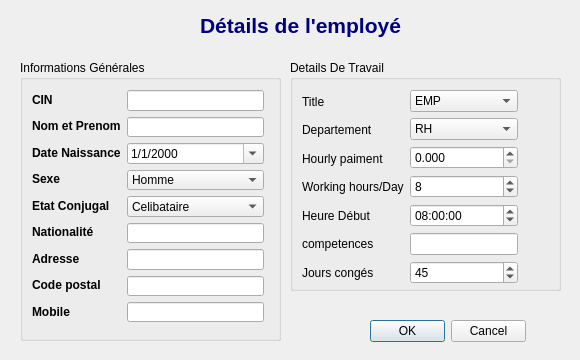
<?xml version="1.0" encoding="UTF-8"?>
<ui version="4.0">
 <class>addemp</class>
 <widget class="QDialog" name="addemp">
  <property name="geometry">
   <rect>
    <x>0</x>
    <y>0</y>
    <width>580</width>
    <height>360</height>
   </rect>
  </property>
  <property name="windowTitle">
   <string>Dialog</string>
  </property>
  <widget class="QGroupBox" name="groupBox">
   <property name="geometry">
    <rect>
     <x>20</x>
     <y>60</y>
     <width>261</width>
     <height>281</height>
    </rect>
   </property>
   <property name="title">
    <string>Informations Générales</string>
   </property>
   <widget class="QWidget" name="layoutWidget">
    <property name="geometry">
     <rect>
      <x>12</x>
      <y>30</y>
      <width>232</width>
      <height>232</height>
     </rect>
    </property>
    <layout class="QHBoxLayout" name="horizontalLayout">
     <item>
      <layout class="QVBoxLayout" name="verticalLayout">
       <item>
        <widget class="QLabel" name="label_16">
         <property name="text">
          <string>&lt;html&gt;&lt;head/&gt;&lt;body&gt;&lt;p&gt;&lt;span style=&quot; font-weight:600;&quot;&gt;CIN&lt;/span&gt;&lt;/p&gt;&lt;/body&gt;&lt;/html&gt;</string>
         </property>
        </widget>
       </item>
       <item>
        <widget class="QLabel" name="label">
         <property name="text">
          <string>&lt;html&gt;&lt;head/&gt;&lt;body&gt;&lt;p&gt;&lt;span style=&quot; font-weight:600;&quot;&gt;Nom et Prenom&lt;/span&gt;&lt;/p&gt;&lt;/body&gt;&lt;/html&gt;</string>
         </property>
        </widget>
       </item>
       <item>
        <widget class="QLabel" name="label_2">
         <property name="text">
          <string>&lt;html&gt;&lt;head/&gt;&lt;body&gt;&lt;p&gt;&lt;span style=&quot; font-weight:600;&quot;&gt;Date Naissance&lt;/span&gt;&lt;/p&gt;&lt;/body&gt;&lt;/html&gt;</string>
         </property>
        </widget>
       </item>
       <item>
        <widget class="QLabel" name="label_11">
         <property name="text">
          <string>&lt;html&gt;&lt;head/&gt;&lt;body&gt;&lt;p&gt;&lt;span style=&quot; font-weight:600;&quot;&gt;Sexe&lt;/span&gt;&lt;/p&gt;&lt;/body&gt;&lt;/html&gt;</string>
         </property>
        </widget>
       </item>
       <item>
        <widget class="QLabel" name="label_12">
         <property name="text">
          <string>&lt;html&gt;&lt;head/&gt;&lt;body&gt;&lt;p&gt;&lt;span style=&quot; font-weight:600;&quot;&gt;Etat Conjugal&lt;/span&gt;&lt;/p&gt;&lt;/body&gt;&lt;/html&gt;</string>
         </property>
        </widget>
       </item>
       <item>
        <widget class="QLabel" name="label_15">
         <property name="text">
          <string>&lt;html&gt;&lt;head/&gt;&lt;body&gt;&lt;p&gt;&lt;span style=&quot; font-weight:600;&quot;&gt;Nationalité&lt;/span&gt;&lt;/p&gt;&lt;/body&gt;&lt;/html&gt;</string>
         </property>
        </widget>
       </item>
       <item>
        <widget class="QLabel" name="label_3">
         <property name="text">
          <string>&lt;html&gt;&lt;head/&gt;&lt;body&gt;&lt;p&gt;&lt;span style=&quot; font-weight:600;&quot;&gt;Adresse&lt;/span&gt;&lt;/p&gt;&lt;/body&gt;&lt;/html&gt;</string>
         </property>
        </widget>
       </item>
       <item>
        <widget class="QLabel" name="label_6">
         <property name="text">
          <string>&lt;html&gt;&lt;head/&gt;&lt;body&gt;&lt;p&gt;&lt;span style=&quot; font-weight:600;&quot;&gt;Code postal&lt;/span&gt;&lt;/p&gt;&lt;/body&gt;&lt;/html&gt;</string>
         </property>
        </widget>
       </item>
       <item>
        <widget class="QLabel" name="label_4">
         <property name="text">
          <string>&lt;html&gt;&lt;head/&gt;&lt;body&gt;&lt;p&gt;&lt;span style=&quot; font-weight:600;&quot;&gt;Mobile&lt;/span&gt;&lt;/p&gt;&lt;/body&gt;&lt;/html&gt;</string>
         </property>
        </widget>
       </item>
      </layout>
     </item>
     <item>
      <layout class="QVBoxLayout" name="verticalLayout_2">
       <item>
        <widget class="QLineEdit" name="cin">
         <property name="text">
          <string/>
         </property>
        </widget>
       </item>
       <item>
        <widget class="QLineEdit" name="nom"/>
       </item>
       <item>
        <widget class="QDateEdit" name="naissance">
         <property name="displayFormat">
          <string>d/M/yyyy</string>
         </property>
         <property name="calendarPopup">
          <bool>true</bool>
         </property>
        </widget>
       </item>
       <item>
        <widget class="QComboBox" name="sex">
         <item>
          <property name="text">
           <string>Homme</string>
          </property>
         </item>
         <item>
          <property name="text">
           <string>Femme</string>
          </property>
         </item>
        </widget>
       </item>
       <item>
        <widget class="QComboBox" name="conjugal">
         <item>
          <property name="text">
           <string>Celibataire</string>
          </property>
         </item>
         <item>
          <property name="text">
           <string>Marrie</string>
          </property>
         </item>
         <item>
          <property name="text">
           <string>Divorce</string>
          </property>
         </item>
         <item>
          <property name="text">
           <string>veuf / veuve</string>
          </property>
         </item>
        </widget>
       </item>
       <item>
        <widget class="QLineEdit" name="nationality"/>
       </item>
       <item>
        <widget class="QLineEdit" name="adress"/>
       </item>
       <item>
        <widget class="QLineEdit" name="zip"/>
       </item>
       <item>
        <widget class="QLineEdit" name="phone"/>
       </item>
      </layout>
     </item>
    </layout>
   </widget>
  </widget>
  <widget class="QLabel" name="label_10">
   <property name="geometry">
    <rect>
     <x>150</x>
     <y>10</y>
     <width>301</width>
     <height>31</height>
    </rect>
   </property>
   <property name="text">
    <string>&lt;html&gt;&lt;head/&gt;&lt;body&gt;&lt;p align=&quot;center&quot;&gt;&lt;span style=&quot; font-size:16pt; font-weight:600; color:#00007f;&quot;&gt;Détails de l'employé&lt;/span&gt;&lt;/p&gt;&lt;/body&gt;&lt;/html&gt;</string>
   </property>
  </widget>
  <widget class="QGroupBox" name="groupBox_2">
   <property name="geometry">
    <rect>
     <x>290</x>
     <y>60</y>
     <width>271</width>
     <height>231</height>
    </rect>
   </property>
   <property name="title">
    <string>Details De Travail</string>
   </property>
   <widget class="QWidget" name="layoutWidget">
    <property name="geometry">
     <rect>
      <x>12</x>
      <y>30</y>
      <width>237</width>
      <height>180</height>
     </rect>
    </property>
    <layout class="QHBoxLayout" name="horizontalLayout_2">
     <property name="sizeConstraint">
      <enum>QLayout::SetFixedSize</enum>
     </property>
     <item>
      <layout class="QVBoxLayout" name="verticalLayout_3">
       <item>
        <widget class="QLabel" name="label_5">
         <property name="text">
          <string>Title</string>
         </property>
        </widget>
       </item>
       <item>
        <widget class="QLabel" name="label_13">
         <property name="text">
          <string>Departement</string>
         </property>
        </widget>
       </item>
       <item>
        <widget class="QLabel" name="label_7">
         <property name="text">
          <string>Hourly paiment</string>
         </property>
        </widget>
       </item>
       <item>
        <widget class="QLabel" name="label_8">
         <property name="text">
          <string>Working hours/Day</string>
         </property>
        </widget>
       </item>
       <item>
        <widget class="QLabel" name="label_14">
         <property name="text">
          <string>Heure Début</string>
         </property>
        </widget>
       </item>
       <item>
        <widget class="QLabel" name="label_9">
         <property name="text">
          <string>competences</string>
         </property>
        </widget>
       </item>
       <item>
        <widget class="QLabel" name="label_17">
         <property name="text">
          <string>Jours congés</string>
         </property>
        </widget>
       </item>
      </layout>
     </item>
     <item>
      <layout class="QVBoxLayout" name="verticalLayout_4">
       <item>
        <widget class="QComboBox" name="title">
         <item>
          <property name="text">
           <string extracomment="EMP">EMP</string>
          </property>
         </item>
         <item>
          <property name="text">
           <string>ADM</string>
          </property>
         </item>
         <item>
          <property name="text">
           <string>SAI</string>
          </property>
         </item>
         <item>
          <property name="text">
           <string>STA</string>
          </property>
         </item>
         <item>
          <property name="text">
           <string>CON</string>
          </property>
         </item>
        </widget>
       </item>
       <item>
        <widget class="QComboBox" name="dep">
         <item>
          <property name="text">
           <string>RH</string>
          </property>
         </item>
         <item>
          <property name="text">
           <string>CL</string>
          </property>
         </item>
         <item>
          <property name="text">
           <string>CO</string>
          </property>
         </item>
        </widget>
       </item>
       <item>
        <widget class="QDoubleSpinBox" name="hour_sal">
         <property name="decimals">
          <number>3</number>
         </property>
         <property name="maximum">
          <double>99990000.000000000000000</double>
         </property>
        </widget>
       </item>
       <item>
        <widget class="QSpinBox" name="hour">
         <property name="minimum">
          <number>1</number>
         </property>
         <property name="maximum">
          <number>10</number>
         </property>
         <property name="value">
          <number>8</number>
         </property>
        </widget>
       </item>
       <item>
        <widget class="QTimeEdit" name="starting_time">
         <property name="wrapping">
          <bool>false</bool>
         </property>
         <property name="calendarPopup">
          <bool>false</bool>
         </property>
         <property name="time">
          <time>
           <hour>8</hour>
           <minute>0</minute>
           <second>0</second>
          </time>
         </property>
        </widget>
       </item>
       <item>
        <widget class="QLineEdit" name="competence">
         <property name="sizePolicy">
          <sizepolicy hsizetype="Fixed" vsizetype="Fixed">
           <horstretch>0</horstretch>
           <verstretch>0</verstretch>
          </sizepolicy>
         </property>
        </widget>
       </item>
       <item>
        <widget class="QSpinBox" name="conge">
         <property name="minimum">
          <number>20</number>
         </property>
         <property name="maximum">
          <number>100</number>
         </property>
         <property name="value">
          <number>45</number>
         </property>
        </widget>
       </item>
      </layout>
     </item>
    </layout>
   </widget>
  </widget>
  <widget class="QDialogButtonBox" name="buttonBox">
   <property name="geometry">
    <rect>
     <x>370</x>
     <y>320</y>
     <width>156</width>
     <height>23</height>
    </rect>
   </property>
   <property name="standardButtons">
    <set>QDialogButtonBox::Cancel|QDialogButtonBox::Ok</set>
   </property>
  </widget>
 </widget>
 <resources/>
 <connections/>
</ui>
